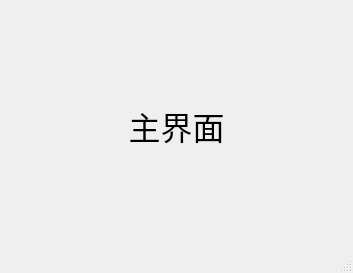
<?xml version="1.0" encoding="UTF-8"?>
<ui version="4.0">
 <class>MainWindow</class>
 <widget class="QMainWindow" name="MainWindow">
  <property name="geometry">
   <rect>
    <x>0</x>
    <y>0</y>
    <width>353</width>
    <height>273</height>
   </rect>
  </property>
  <property name="windowTitle">
   <string>主界面</string>
  </property>
  <widget class="QWidget" name="centralwidget">
   <layout class="QVBoxLayout" name="verticalLayout_2">
    <property name="leftMargin">
     <number>20</number>
    </property>
    <property name="rightMargin">
     <number>20</number>
    </property>
    <item>
     <widget class="QLabel" name="label">
      <property name="font">
       <font>
        <family>华文行楷</family>
        <pointsize>24</pointsize>
       </font>
      </property>
      <property name="text">
       <string>主界面</string>
      </property>
      <property name="alignment">
       <set>Qt::AlignCenter</set>
      </property>
     </widget>
    </item>
   </layout>
  </widget>
  <widget class="QMenuBar" name="menubar">
   <property name="geometry">
    <rect>
     <x>0</x>
     <y>0</y>
     <width>353</width>
     <height>21</height>
    </rect>
   </property>
  </widget>
  <widget class="QStatusBar" name="statusbar"/>
 </widget>
 <resources/>
 <connections/>
</ui>
